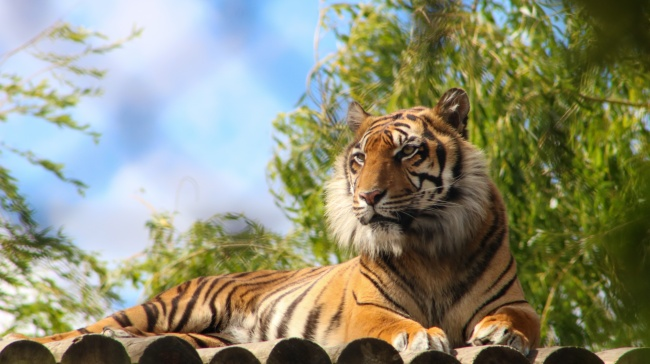
#> input picture resources/tiger.jpeg, 650 x 364 px, found by its file name
$ python 02-mat_zoom.py
#> lines starting #> are read from the running program, lines starting #| are printed output that depends on the picture
#!/usr/bin/env python
#-*- coding:utf-8 -*-

import numpy as np
import cv2

# img=cv2.imread('./resources/panad.jpg')
# print(img.shape)
img=cv2.imread('./resources/tiger.jpeg')
#> img is the input picture: shape (364, 650, 3); mean B, G, R 118.9, 142.6, 140.7
print(img.shape)
#| (364, 650, 3)
cv2.imshow('origin', img)

height, width =img.shape[:2]
#> height = 364; width = 650
mat_shift = np.float32([[0.5,0,0],[0, 0.5, 0]])
zoom_half = cv2.warpAffine(img, mat_shift, (width, height))
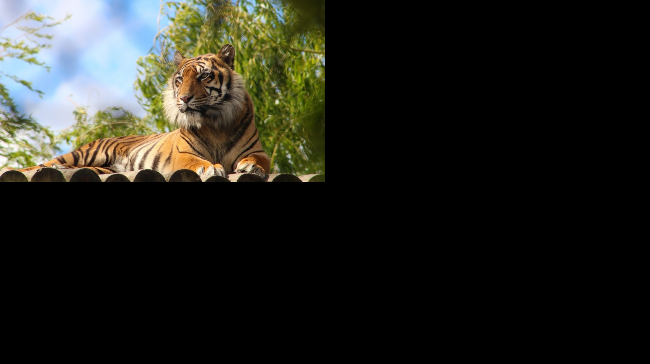
#> zoom_half: shape (364, 650, 3); mean B, G, R 29.8, 35.7, 35.3
cv2.imshow('zoom_half', zoom_half)
print(zoom_half.shape)
#| (364, 650, 3)


cv2.waitKey(0)
cv2.destroyAllWindows()
